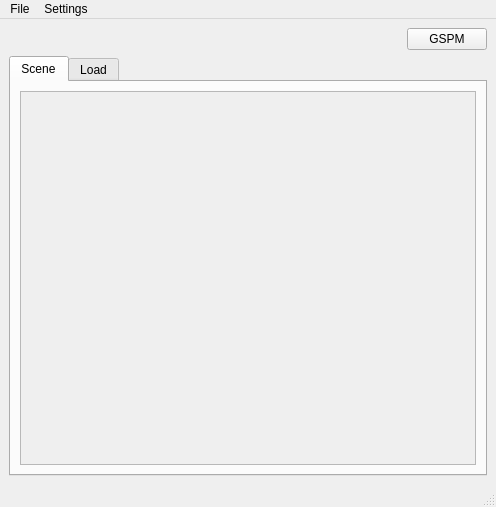
<?xml version="1.0" encoding="UTF-8"?>
<ui version="4.0">
 <class>MainWindow</class>
 <widget class="QMainWindow" name="MainWindow">
  <property name="geometry">
   <rect>
    <x>0</x>
    <y>0</y>
    <width>496</width>
    <height>507</height>
   </rect>
  </property>
  <property name="windowTitle">
   <string>MainWindow</string>
  </property>
  <widget class="QWidget" name="central_widget_layout">
   <layout class="QVBoxLayout" name="verticalLayout_4">
    <item>
     <layout class="QHBoxLayout" name="horizontalLayout_2">
      <item>
       <spacer name="horizontalSpacer">
        <property name="orientation">
         <enum>Qt::Horizontal</enum>
        </property>
        <property name="sizeHint" stdset="0">
         <size>
          <width>40</width>
          <height>20</height>
         </size>
        </property>
       </spacer>
      </item>
      <item>
       <widget class="QPushButton" name="pushButton">
        <property name="text">
         <string>GSPM</string>
        </property>
       </widget>
      </item>
     </layout>
    </item>
    <item>
     <widget class="QTabWidget" name="tabWidget">
      <property name="currentIndex">
       <number>0</number>
      </property>
      <widget class="QWidget" name="Scene">
       <attribute name="title">
        <string>Scene</string>
       </attribute>
       <layout class="QVBoxLayout" name="verticalLayout">
        <item>
         <widget class="QScrollArea" name="scene_area">
          <property name="widgetResizable">
           <bool>true</bool>
          </property>
          <widget class="QWidget" name="scene_area_widget">
           <property name="geometry">
            <rect>
             <x>0</x>
             <y>0</y>
             <width>464</width>
             <height>396</height>
            </rect>
           </property>
           <layout class="QVBoxLayout" name="verticalLayout_3">
            <item>
             <layout class="QVBoxLayout" name="scene_area_layout">
              <property name="sizeConstraint">
               <enum>QLayout::SetDefaultConstraint</enum>
              </property>
             </layout>
            </item>
            <item>
             <spacer name="verticalSpacer">
              <property name="orientation">
               <enum>Qt::Vertical</enum>
              </property>
              <property name="sizeHint" stdset="0">
               <size>
                <width>20</width>
                <height>40</height>
               </size>
              </property>
             </spacer>
            </item>
           </layout>
          </widget>
         </widget>
        </item>
       </layout>
      </widget>
      <widget class="QWidget" name="Load">
       <attribute name="title">
        <string>Load</string>
       </attribute>
       <layout class="QVBoxLayout" name="verticalLayout_2">
        <item>
         <layout class="QHBoxLayout" name="horizontalLayout">
          <item>
           <widget class="QComboBox" name="comboBox"/>
          </item>
          <item>
           <widget class="QLineEdit" name="lineEdit"/>
          </item>
         </layout>
        </item>
        <item>
         <widget class="QTreeWidget" name="treeWidget">
          <column>
           <property name="text">
            <string>1</string>
           </property>
          </column>
         </widget>
        </item>
       </layout>
      </widget>
     </widget>
    </item>
   </layout>
  </widget>
  <widget class="QMenuBar" name="menubar">
   <property name="geometry">
    <rect>
     <x>0</x>
     <y>0</y>
     <width>496</width>
     <height>18</height>
    </rect>
   </property>
   <widget class="QMenu" name="menuFile">
    <property name="title">
     <string>File</string>
    </property>
   </widget>
   <widget class="QMenu" name="menuSettings">
    <property name="title">
     <string>Settings</string>
    </property>
    <addaction name="actionGSPM_path"/>
   </widget>
   <addaction name="menuFile"/>
   <addaction name="menuSettings"/>
  </widget>
  <widget class="QStatusBar" name="statusbar"/>
  <action name="actionGSPM_path">
   <property name="text">
    <string>GSPM path</string>
   </property>
  </action>
 </widget>
 <resources/>
 <connections/>
</ui>
